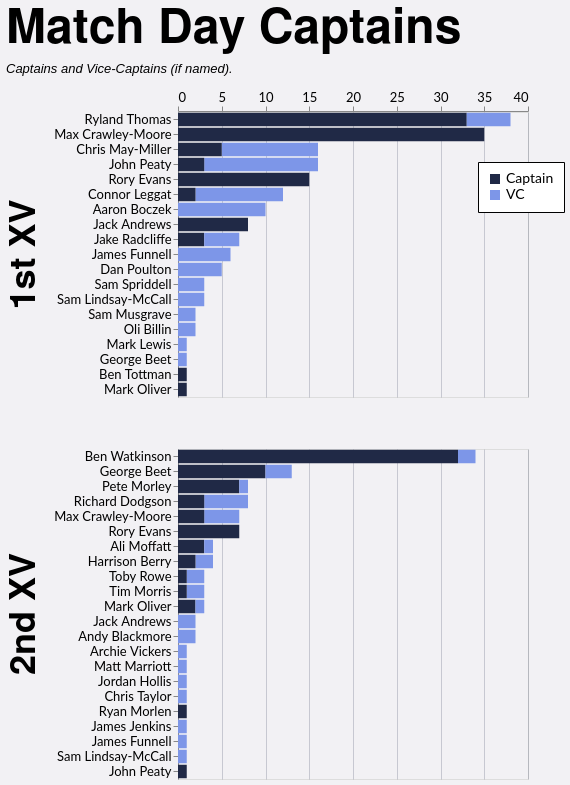

Vega-Lite specification stored for this chart:
### Vega-Lite specification from a JSON file in a GitHub repository (floating-point values rounded to 4 significant figures)
{"config": {"axis": {"labelFont": "Lato, sans-serif", "titleFont": "PT Sans Narrow, Helvetica Neue, Helvetica, Arial, sans-serif", "labelFontSize": 13, "titleFontSize": 24, "gridColor": "#202947", "gridOpacity": 0.2}, "header": {"labelFont": "PT Sans Narrow, Helvetica Neue, Helvetica, Arial, sans-serif", "titleFont": "PT Sans Narrow, Helvetica Neue, Helvetica, Arial, sans-serif", "labelFontSize": 24, "titleFontSize": 28, "labelFontWeight": "bold", "orient": "left"}, "legend": {"labelFont": "Lato, sans-serif", "titleFont": "PT Sans Narrow, Helvetica Neue, Helvetica, Arial, sans-serif", "labelFontSize": 14, "titleFontSize": 16, "titlePadding": 5, "fillColor": "white", "strokeColor": "black", "padding": 10, "titleFontWeight": "lighter", "titleFontStyle": "italic", "titleColor": "gray", "offset": 10}, "title": {"font": "PT Sans Narrow, Helvetica Neue, Helvetica, Arial, sans-serif", "fontSize": 48, "fontWeight": "bold", "anchor": "start", "align": "center", "titlePadding": 20, "subtitlePadding": 10, "subtitleFontSize": 13, "subtitleColor": "", "subtitleFontStyle": "italic", "offset": 15, "color": "black"}, "axisX": {"labelAngle": 0}, "facet": {"title": null, "header": null, "align": {"row": "each", "column": "each"}}, "resolve": {"scale": {"y": "independent", "facet": "independent"}}, "background": "#f2f1f4"}, "data": {"name": "data-6f280ac9ae83a7b70bacc662ebe5483e"}, "mark": {"type": "bar"}, "encoding": {"color": {"field": "is_captain", "legend": {"labelExpr": "datum.value ? 'Captain' : 'VC'", "legendX": 300, "legendY": 50, "orient": "none", "title": null}, "scale": {"domain": [true, false], "range": ["#202946", "#7d96e8"]}, "type": "nominal"}, "order": {"field": "is_captain", "sort": "descending", "type": "nominal"}, "row": {"field": "squad", "header": {"labelExpr": "datum.value + ' XV'", "labelFontSize": 36, "title": null}, "spacing": 50, "title": null, "type": "nominal"}, "tooltip": [{"field": "player", "type": "nominal"}, {"field": "squad", "type": "nominal"}, {"aggregate": "sum", "field": "games", "type": "quantitative"}, {"field": "is_captain", "type": "nominal"}], "x": {"aggregate": "sum", "axis": {"orient": "top", "title": null}, "field": "games", "type": "quantitative"}, "y": {"field": "player", "sort": "-x", "title": null, "type": "nominal"}}, "height": {"step": 15}, "resolve": {"scale": {"y": "independent"}}, "title": {"text": "Match Day Captains", "subtitle": "Captains and Vice-Captains (if named)."}, "width": 350, "$schema": "https://vega.github.io/schema/vega-lite/v5.20.1.json", "datasets": {"data-6f280ac9ae83a7b70bacc662ebe5483e": [{"player": "Ryland Thomas", "squad": "1st", "season": "2024/25", "game_type": "League", "is_captain": true, "games": 15}, {"player": "Max Crawley-Moore", "squad": "1st", "season": "2022/23", "game_type": "League", "is_captain": true, "games": 15}, {"player": "Ryland Thomas", "squad": "1st", "season": "2023/24", "game_type": "League", "is_captain": true, "games": 13}, {"player": "Rory Evans", "squad": "1st", "season": "2025/26", "game_type": "League", "is_captain": true, "games": 11}, {"player": "Connor Leggat", "squad": "1st", "season": "2023/24", "game_type": "League", "is_captain": false, "games": 9}, {"player": "Ben Watkinson", "squad": "2nd", "season": "2022/23", "game_type": "League", "is_captain": true, "games": 9}, {"player": "Chris May-Miller", "squad": "1st", "season": "2024/25", "game_type": "League", "is_captain": false, "games": 9}, {"player": "Ben Watkinson", "squad": "2nd", "season": "2023/24", "game_type": "League", "is_captain": true, "games": 9}, {"player": "Ben Watkinson", "squad": "2nd", "season": "2021/22", "game_type": "League", "is_captain": true, "games": 9}, {"player": "Max Crawley-Moore", "squad": "1st", "season": "2021/22", "game_type": "League", "is_captain": true, "games": 8}, {"player": "George Beet", "squad": "2nd", "season": "2025/26", "game_type": "League", "is_captain": true, "games": 6}, {"player": "Aaron Boczek", "squad": "1st", "season": "2025/26", "game_type": "League", "is_captain": false, "games": 6}, {"player": "Chris May-Miller", "squad": "1st", "season": "2024/25", "game_type": "League", "is_captain": true, "games": 5}, {"player": "Max Crawley-Moore", "squad": "1st", "season": "2023/24", "game_type": "League", "is_captain": true, "games": 5}, {"player": "Jack Andrews", "squad": "1st", "season": "2021/22", "game_type": "Friendly", "is_captain": true, "games": 5}, {"player": "Dan Poulton", "squad": "1st", "season": "2023/24", "game_type": "League", "is_captain": false, "games": 5}, {"player": "John Peaty", "squad": "1st", "season": "2021/22", "game_type": "League", "is_captain": false, "games": 4}, {"player": "Pete Morley", "squad": "2nd", "season": "2024/25", "game_type": "League", "is_captain": true, "games": 4}, {"player": "Max Crawley-Moore", "squad": "2nd", "season": "2023/24", "game_type": "League", "is_captain": false, "games": 4}, {"player": "John Peaty", "squad": "1st", "season": "2022/23", "game_type": "League", "is_captain": false, "games": 4}, {"player": "Jack Andrews", "squad": "1st", "season": "2021/22", "game_type": "League", "is_captain": true, "games": 3}, {"player": "Rory Evans", "squad": "2nd", "season": "2024/25", "game_type": "League", "is_captain": true, "games": 3}, {"player": "Max Crawley-Moore", "squad": "1st", "season": "2022/23", "game_type": "Cup", "is_captain": true, "games": 3}, {"player": "Ryland Thomas", "squad": "1st", "season": "2023/24", "game_type": "Cup", "is_captain": true, "games": 3}, {"player": "Rory Evans", "squad": "2nd", "season": "2024/25", "game_type": "Friendly", "is_captain": true, "games": 3}, {"player": "John Peaty", "squad": "1st", "season": "2024/25", "game_type": "League", "is_captain": false, "games": 3}, {"player": "Richard Dodgson", "squad": "2nd", "season": "2022/23", "game_type": "League", "is_captain": false, "games": 3}, {"player": "James Funnell", "squad": "1st", "season": "2021/22", "game_type": "Friendly", "is_captain": false, "games": 3}, {"player": "Pete Morley", "squad": "2nd", "season": "2024/25", "game_type": "Friendly", "is_captain": true, "games": 3}, {"player": "Rory Evans", "squad": "1st", "season": "2025/26", "game_type": "Cup", "is_captain": true, "games": 3}, {"player": "Jake Radcliffe", "squad": "1st", "season": "2025/26", "game_type": "League", "is_captain": true, "games": 3}, {"player": "Ryland Thomas", "squad": "1st", "season": "2023/24", "game_type": "League", "is_captain": false, "games": 3}, {"player": "Sam Spriddell", "squad": "1st", "season": "2024/25", "game_type": "League", "is_captain": false, "games": 3}, {"player": "Ryland Thomas", "squad": "1st", "season": "2024/25", "game_type": "Cup", "is_captain": true, "games": 2}, {"player": "Ali Moffatt", "squad": "2nd", "season": "2021/22", "game_type": "League", "is_captain": true, "games": 2}, {"player": "Sam Musgrave", "squad": "1st", "season": "2023/24", "game_type": "League", "is_captain": false, "games": 2}, {"player": "Jack Andrews", "squad": "2nd", "season": "2023/24", "game_type": "League", "is_captain": false, "games": 2}, {"player": "James Funnell", "squad": "1st", "season": "2021/22", "game_type": "League", "is_captain": false, "games": 2}, {"player": "Ryland Thomas", "squad": "1st", "season": "2023/24", "game_type": "Cup", "is_captain": false, "games": 2}, {"player": "George Beet", "squad": "2nd", "season": "2024/25", "game_type": "League", "is_captain": true, "games": 2}, {"player": "Sam Lindsay-McCall", "squad": "1st", "season": "2023/24", "game_type": "Friendly", "is_captain": false, "games": 2}, {"player": "Jake Radcliffe", "squad": "1st", "season": "2025/26", "game_type": "Cup", "is_captain": false, "games": 2}, {"player": "Jake Radcliffe", "squad": "1st", "season": "2025/26", "game_type": "League", "is_captain": false, "games": 2}, {"player": "Max Crawley-Moore", "squad": "2nd", "season": "2024/25", "game_type": "League", "is_captain": true, "games": 2}, {"player": "Toby Rowe", "squad": "2nd", "season": "2021/22", "game_type": "League", "is_captain": false, "games": 2}, {"player": "Tim Morris", "squad": "2nd", "season": "2023/24", "game_type": "League", "is_captain": false, "games": 2}, {"player": "Harrison Berry", "squad": "2nd", "season": "2025/26", "game_type": "League", "is_captain": false, "games": 2}, {"player": "Max Crawley-Moore", "squad": "1st", "season": "2021/22", "game_type": "Cup", "is_captain": true, "games": 2}, {"player": "Ben Watkinson", "squad": "2nd", "season": "2022/23", "game_type": "Friendly", "is_captain": true, "games": 2}, {"player": "Andy Blackmore", "squad": "2nd", "season": "2021/22", "game_type": "League", "is_captain": false, "games": 2}, {"player": "Richard Dodgson", "squad": "2nd", "season": "2021/22", "game_type": "League", "is_captain": false, "games": 2}, {"player": "Harrison Berry", "squad": "2nd", "season": "2025/26", "game_type": "League", "is_captain": true, "games": 2}, {"player": "Chris May-Miller", "squad": "1st", "season": "2024/25", "game_type": "Cup", "is_captain": false, "games": 2}, {"player": "George Beet", "squad": "2nd", "season": "2025/26", "game_type": "Cup", "is_captain": true, "games": 2}, {"player": "Ben Watkinson", "squad": "2nd", "season": "2021/22", "game_type": "Friendly", "is_captain": true, "games": 2}, {"player": "John Peaty", "squad": "1st", "season": "2021/22", "game_type": "Friendly", "is_captain": false, "games": 1}, {"player": "John Peaty", "squad": "1st", "season": "2021/22", "game_type": "Cup", "is_captain": false, "games": 1}, {"player": "John Peaty", "squad": "1st", "season": "2024/25", "game_type": "League", "is_captain": true, "games": 1}, {"player": "Max Crawley-Moore", "squad": "1st", "season": "2023/24", "game_type": "Friendly", "is_captain": true, "games": 1}, {"player": "Richard Dodgson", "squad": "2nd", "season": "2022/23", "game_type": "Cup", "is_captain": true, "games": 1}, {"player": "Aaron Boczek", "squad": "1st", "season": "2023/24", "game_type": "Cup", "is_captain": false, "games": 1}, {"player": "Oli Billin", "squad": "1st", "season": "2023/24", "game_type": "Cup", "is_captain": false, "games": 1}, {"player": "Max Crawley-Moore", "squad": "1st", "season": "2021/22", "game_type": "Friendly", "is_captain": true, "games": 1}, {"player": "Connor Leggat", "squad": "1st", "season": "2023/24", "game_type": "League", "is_captain": true, "games": 1}, {"player": "Mark Oliver", "squad": "2nd", "season": "2023/24", "game_type": "League", "is_captain": true, "games": 1}, {"player": "Ben Watkinson", "squad": "2nd", "season": "2021/22", "game_type": "Cup", "is_captain": false, "games": 1}, {"player": "Ben Watkinson", "squad": "2nd", "season": "2022/23", "game_type": "League", "is_captain": false, "games": 1}, {"player": "Connor Leggat", "squad": "1st", "season": "2023/24", "game_type": "Friendly", "is_captain": true, "games": 1}, {"player": "James Funnell", "squad": "1st", "season": "2025/26", "game_type": "Friendly", "is_captain": false, "games": 1}, {"player": "Tim Morris", "squad": "2nd", "season": "2024/25", "game_type": "League", "is_captain": true, "games": 1}, {"player": "Archie Vickers", "squad": "2nd", "season": "2023/24", "game_type": "Friendly", "is_captain": false, "games": 1}, {"player": "Aaron Boczek", "squad": "1st", "season": "2023/24", "game_type": "League", "is_captain": false, "games": 1}, {"player": "Aaron Boczek", "squad": "1st", "season": "2025/26", "game_type": "Cup", "is_captain": false, "games": 1}, {"player": "Mark Lewis", "squad": "1st", "season": "2025/26", "game_type": "League", "is_captain": false, "games": 1}, {"player": "Mark Oliver", "squad": "2nd", "season": "2023/24", "game_type": "Friendly", "is_captain": true, "games": 1}, {"player": "Matt Marriott", "squad": "2nd", "season": "2021/22", "game_type": "League", "is_captain": false, "games": 1}, {"player": "Jordan Hollis", "squad": "2nd", "season": "2021/22", "game_type": "League", "is_captain": false, "games": 1}, {"player": "Richard Dodgson", "squad": "2nd", "season": "2022/23", "game_type": "League", "is_captain": true, "games": 1}, {"player": "Oli Billin", "squad": "1st", "season": "2023/24", "game_type": "Friendly", "is_captain": false, "games": 1}, {"player": "George Beet", "squad": "2nd", "season": "2021/22", "game_type": "League", "is_captain": false, "games": 1}, {"player": "Chris Taylor", "squad": "2nd", "season": "2021/22", "game_type": "Friendly", "is_captain": false, "games": 1}, {"player": "George Beet", "squad": "2nd", "season": "2024/25", "game_type": "League", "is_captain": false, "games": 1}, {"player": "Ben Watkinson", "squad": "2nd", "season": "2023/24", "game_type": "Friendly", "is_captain": true, "games": 1}, {"player": "George Beet", "squad": "1st", "season": "2025/26", "game_type": "Friendly", "is_captain": false, "games": 1}, {"player": "Ali Moffatt", "squad": "2nd", "season": "2021/22", "game_type": "Cup", "is_captain": true, "games": 1}, {"player": "Rory Evans", "squad": "1st", "season": "2025/26", "game_type": "Friendly", "is_captain": true, "games": 1}, {"player": "George Beet", "squad": "2nd", "season": "2024/25", "game_type": "Friendly", "is_captain": false, "games": 1}, {"player": "Richard Dodgson", "squad": "2nd", "season": "2021/22", "game_type": "League", "is_captain": true, "games": 1}, {"player": "Connor Leggat", "squad": "1st", "season": "2025/26", "game_type": "League", "is_captain": false, "games": 1}, {"player": "Ryan Morlen", "squad": "2nd", "season": "2023/24", "game_type": "League", "is_captain": true, "games": 1}, {"player": "Max Crawley-Moore", "squad": "2nd", "season": "2023/24", "game_type": "League", "is_captain": true, "games": 1}, {"player": "John Peaty", "squad": "1st", "season": "2023/24", "game_type": "League", "is_captain": true, "games": 1}, {"player": "James Jenkins", "squad": "2nd", "season": "2022/23", "game_type": "Friendly", "is_captain": false, "games": 1}, {"player": "John Peaty", "squad": "1st", "season": "2022/23", "game_type": "League", "is_captain": true, "games": 1}, {"player": "Ben Tottman", "squad": "1st", "season": "2024/25", "game_type": "League", "is_captain": true, "games": 1}, {"player": "Aaron Boczek", "squad": "1st", "season": "2022/23", "game_type": "League", "is_captain": false, "games": 1}, {"player": "Pete Morley", "squad": "2nd", "season": "2021/22", "game_type": "League", "is_captain": false, "games": 1}, {"player": "Mark Oliver", "squad": "2nd", "season": "2023/24", "game_type": "League", "is_captain": false, "games": 1}, {"player": "James Funnell", "squad": "2nd", "season": "2023/24", "game_type": "League", "is_captain": false, "games": 1}, {"player": "Rory Evans", "squad": "2nd", "season": "2024/25", "game_type": "Cup", "is_captain": true, "games": 1}, {"player": "Sam Lindsay-McCall", "squad": "1st", "season": "2021/22", "game_type": "Friendly", "is_captain": false, "games": 1}, {"player": "Toby Rowe", "squad": "2nd", "season": "2021/22", "game_type": "Cup", "is_captain": true, "games": 1}, {"player": "Ali Moffatt", "squad": "2nd", "season": "2021/22", "game_type": "League", "is_captain": false, "games": 1}, {"player": "Sam Lindsay-McCall", "squad": "2nd", "season": "2024/25", "game_type": "Friendly", "is_captain": false, "games": 1}, {"player": "Mark Oliver", "squad": "1st", "season": "2023/24", "game_type": "Cup", "is_captain": true, "games": 1}, {"player": "John Peaty", "squad": "2nd", "season": "2024/25", "game_type": "League", "is_captain": true, "games": 1}]}}
